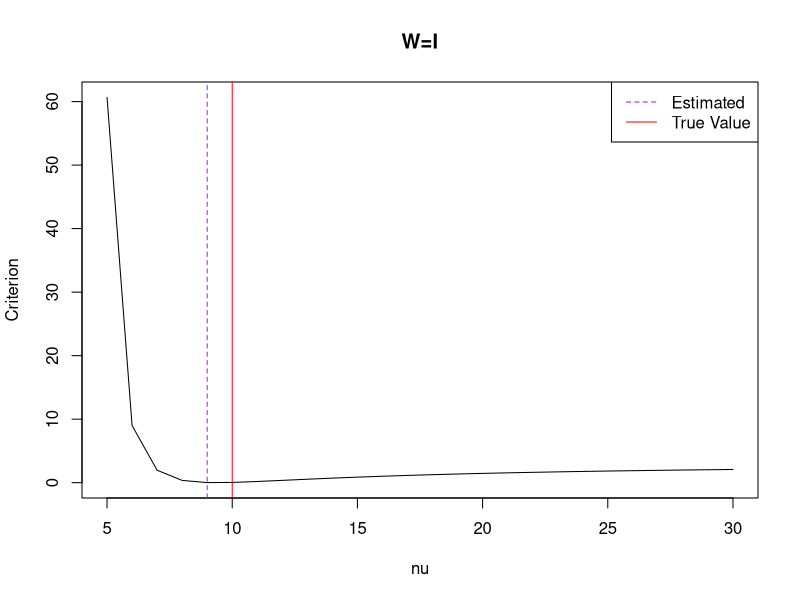
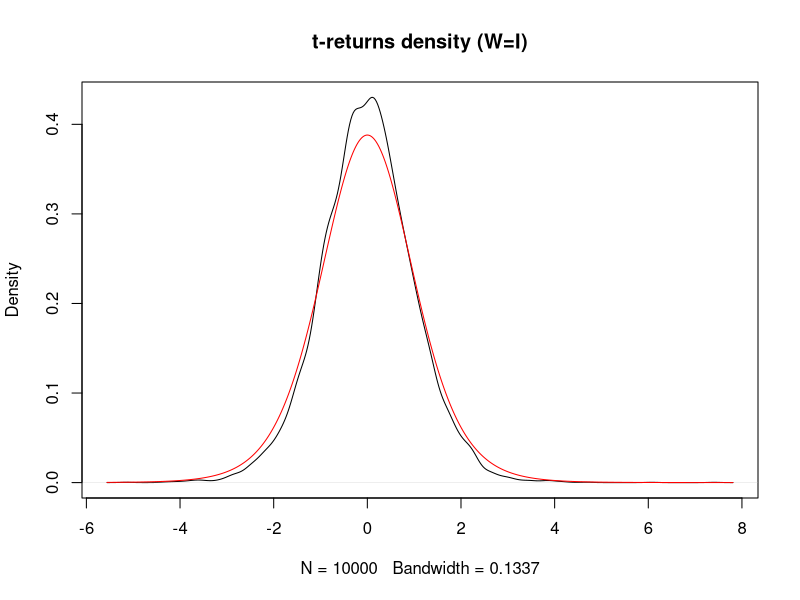
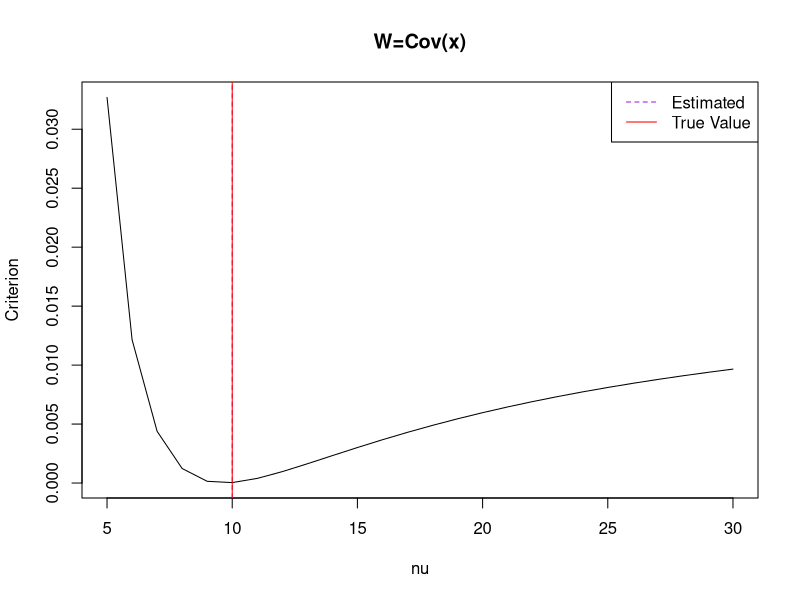
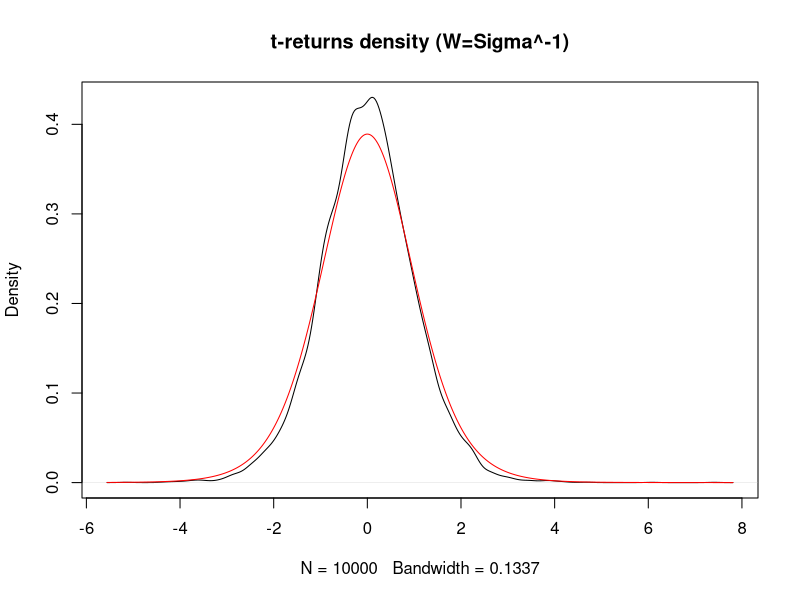

Generate these figures, in order, with R:
# sampling t-distributed observations
returns=rt(10000,10)

# Creating a criterion function with W=I
criterion_I<-function(para,x)
  {
    nu=para
    cond1=mean(x^4)-((6)/(nu-4)+3)*mean(x^2)^2
    cond2=mean(x^2)-(nu/(nu-2))
    # output=y^Ty
    output=matrix(c(cond1,cond2),1,2)
    return(output%*%t(output))
  }

# Creating a criterion function with the full W
criterion_W<-function(para,x)
  {
    nu=para
    cond1=mean(x^4)-((6)/(nu-4)+3)*mean(x^2)^2
    cond2=mean(x^2)-(nu/(nu-2))
    W=cov(cbind(x^4,x^2))
    output=matrix(c(cond1,cond2),1,2)
    return(output%*%solve(W)%*%t(output))
  }


# Setting a potential list of candidate estimates
para_list=seq(5,30,by=1)



#USING IDENTITY
# Computing the criterion function for each estimate...
output_1=c()
for (i in 1:length(para_list))
  {
    output_1=c(output_1,criterion_I(para_list[i],returns))
  }

# Finding the minimum value
minimum_1=para_list[which(output_1==min(output_1))]
print(minimum_1)


#... and then graph them!
pdf(file="t-returns_criterion_(W=I).pdf")
plot(para_list,output_1,type="l",xlab="nu",ylab="Criterion",main="W=I")
abline(v=minimum_1, col="purple", lty=2)
abline(v=10,col="red")
legend("topright", c("Estimated", "True Value"),col=c("purple","red"), lty=2:1, cex=1.0 )
dev.off()

# And charting the resulting density
pdf(file="t-returns_density_(W=I).pdf")
temp=density(scale(returns))
plot(temp, type="l", ylab="Density", main="t-returns density (W=I)")
lines(temp$x,dt(temp$x,minimum_1),col="red")
dev.off()

# USING COVARIANCE MATRIX
# Computing the criterion function for each estimate...
output_2=c()
for (i in 1:length(para_list))
{
  output_2=c(output_2,criterion_W(para_list[i],returns))
}

# Finding the minimum value
minimum_2=para_list[which(output_2==min(output_2))]
print(minimum_2)


#... and then graph them!
pdf(file="t-returns_criterion_(W=Sigma^-1).pdf")
plot(para_list,output_2,type="l",xlab="nu",
     ylab="Criterion",main="W=Cov(x)")
abline(v=minimum_2, col="purple",lty=2)
abline(v=10,col="red")
legend("topright", c("Estimated", "True Value"),col=c("purple","red"), lty=2:1, cex=1.0 )
dev.off()


# And charting the resulting density
pdf(file="t-returns_density_(W=Sigma^-1).pdf")
temp=density(scale(returns))
plot(temp, type="l", ylab="Density", main="t-returns density (W=Sigma^-1)")
lines(temp$x,dt(temp$x,minimum_2),col="red")
dev.off()
